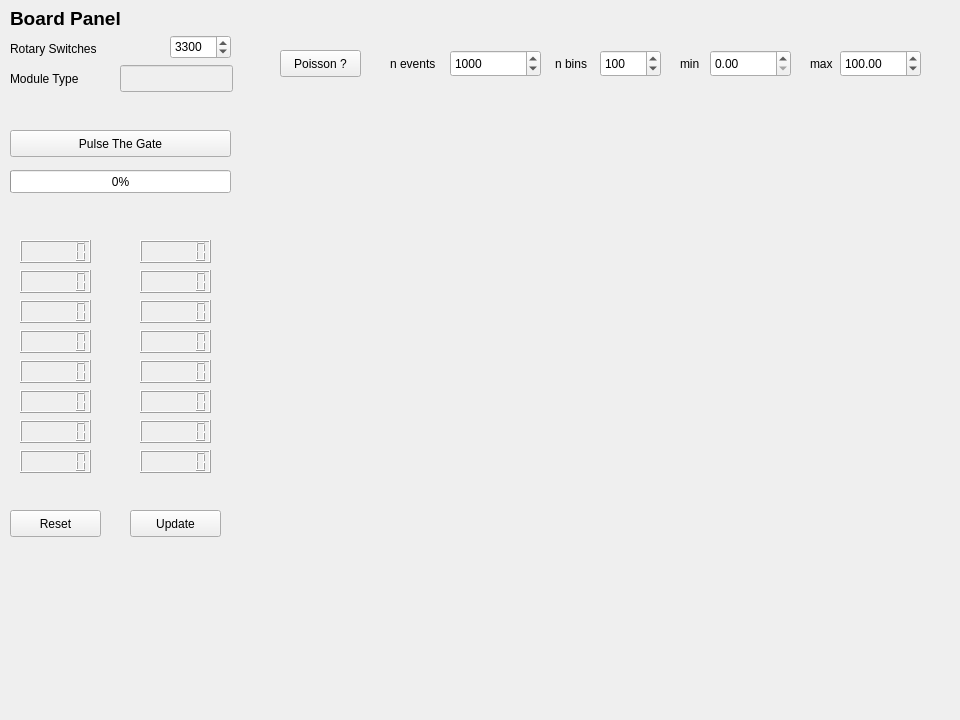
<?xml version="1.0" encoding="UTF-8"?>
<ui version="4.0">
 <class>scaler</class>
 <widget class="QWidget" name="scaler">
  <property name="geometry">
   <rect>
    <x>0</x>
    <y>0</y>
    <width>960</width>
    <height>720</height>
   </rect>
  </property>
  <property name="windowTitle">
   <string>Form</string>
  </property>
  <widget class="QLabel" name="label_scaler_2">
   <property name="geometry">
    <rect>
     <x>10</x>
     <y>40</y>
     <width>121</width>
     <height>17</height>
    </rect>
   </property>
   <property name="text">
    <string>Rotary Switches</string>
   </property>
  </widget>
  <widget class="QPushButton" name="pushButton_scaler_poisson">
   <property name="geometry">
    <rect>
     <x>280</x>
     <y>50</y>
     <width>81</width>
     <height>27</height>
    </rect>
   </property>
   <property name="text">
    <string>Poisson ?</string>
   </property>
  </widget>
  <widget class="QDoubleSpinBox" name="doubleSpinBox_scaler_cmin">
   <property name="geometry">
    <rect>
     <x>710</x>
     <y>50</y>
     <width>81</width>
     <height>27</height>
    </rect>
   </property>
  </widget>
  <widget class="QPushButton" name="pushButton_scaler_pulse">
   <property name="geometry">
    <rect>
     <x>10</x>
     <y>130</y>
     <width>221</width>
     <height>27</height>
    </rect>
   </property>
   <property name="text">
    <string>Pulse The Gate</string>
   </property>
  </widget>
  <widget class="QLabel" name="label_scaler_1">
   <property name="geometry">
    <rect>
     <x>10</x>
     <y>10</y>
     <width>121</width>
     <height>17</height>
    </rect>
   </property>
   <property name="font">
    <font>
     <pointsize>14</pointsize>
     <weight>75</weight>
     <bold>true</bold>
    </font>
   </property>
   <property name="text">
    <string>Board Panel</string>
   </property>
  </widget>
  <widget class="QPushButton" name="pushButton_scaler_reset">
   <property name="geometry">
    <rect>
     <x>10</x>
     <y>510</y>
     <width>91</width>
     <height>27</height>
    </rect>
   </property>
   <property name="text">
    <string>Reset</string>
   </property>
  </widget>
  <widget class="QPushButton" name="pushButton_scaler_update">
   <property name="geometry">
    <rect>
     <x>130</x>
     <y>510</y>
     <width>91</width>
     <height>27</height>
    </rect>
   </property>
   <property name="text">
    <string>Update</string>
   </property>
  </widget>
  <widget class="QCustomPlot" name="qcp_scaler" native="true">
   <property name="geometry">
    <rect>
     <x>280</x>
     <y>90</y>
     <width>641</width>
     <height>541</height>
    </rect>
   </property>
  </widget>
  <widget class="QLabel" name="label_8">
   <property name="geometry">
    <rect>
     <x>680</x>
     <y>55</y>
     <width>31</width>
     <height>17</height>
    </rect>
   </property>
   <property name="text">
    <string>min</string>
   </property>
  </widget>
  <widget class="QWidget" name="widget" native="true">
   <property name="geometry">
    <rect>
     <x>10</x>
     <y>230</y>
     <width>221</width>
     <height>261</height>
    </rect>
   </property>
   <widget class="QLCDNumber" name="scaler_ch7_lcdNumber">
    <property name="geometry">
     <rect>
      <x>10</x>
      <y>220</y>
      <width>71</width>
      <height>23</height>
     </rect>
    </property>
    <property name="digitCount">
     <number>6</number>
    </property>
   </widget>
   <widget class="QLCDNumber" name="scaler_ch2_lcdNumber">
    <property name="geometry">
     <rect>
      <x>10</x>
      <y>70</y>
      <width>71</width>
      <height>23</height>
     </rect>
    </property>
    <property name="digitCount">
     <number>6</number>
    </property>
   </widget>
   <widget class="QLCDNumber" name="scaler_ch5_lcdNumber">
    <property name="geometry">
     <rect>
      <x>10</x>
      <y>160</y>
      <width>71</width>
      <height>23</height>
     </rect>
    </property>
    <property name="digitCount">
     <number>6</number>
    </property>
   </widget>
   <widget class="QLCDNumber" name="scaler_ch0_lcdNumber">
    <property name="geometry">
     <rect>
      <x>10</x>
      <y>10</y>
      <width>71</width>
      <height>23</height>
     </rect>
    </property>
    <property name="digitCount">
     <number>6</number>
    </property>
   </widget>
   <widget class="QLCDNumber" name="scaler_ch6_lcdNumber">
    <property name="geometry">
     <rect>
      <x>10</x>
      <y>190</y>
      <width>71</width>
      <height>23</height>
     </rect>
    </property>
    <property name="digitCount">
     <number>6</number>
    </property>
   </widget>
   <widget class="QLCDNumber" name="scaler_ch3_lcdNumber">
    <property name="geometry">
     <rect>
      <x>10</x>
      <y>100</y>
      <width>71</width>
      <height>23</height>
     </rect>
    </property>
    <property name="digitCount">
     <number>6</number>
    </property>
   </widget>
   <widget class="QLCDNumber" name="scaler_ch1_lcdNumber">
    <property name="geometry">
     <rect>
      <x>10</x>
      <y>40</y>
      <width>71</width>
      <height>23</height>
     </rect>
    </property>
    <property name="digitCount">
     <number>6</number>
    </property>
   </widget>
   <widget class="QLCDNumber" name="scaler_ch4_lcdNumber">
    <property name="geometry">
     <rect>
      <x>10</x>
      <y>130</y>
      <width>71</width>
      <height>23</height>
     </rect>
    </property>
    <property name="digitCount">
     <number>6</number>
    </property>
   </widget>
   <widget class="QLCDNumber" name="scaler_ch11_lcdNumber">
    <property name="geometry">
     <rect>
      <x>130</x>
      <y>100</y>
      <width>71</width>
      <height>23</height>
     </rect>
    </property>
    <property name="digitCount">
     <number>6</number>
    </property>
   </widget>
   <widget class="QLCDNumber" name="scaler_ch8_lcdNumber">
    <property name="geometry">
     <rect>
      <x>130</x>
      <y>10</y>
      <width>71</width>
      <height>23</height>
     </rect>
    </property>
    <property name="digitCount">
     <number>6</number>
    </property>
   </widget>
   <widget class="QLCDNumber" name="scaler_ch9_lcdNumber">
    <property name="geometry">
     <rect>
      <x>130</x>
      <y>40</y>
      <width>71</width>
      <height>23</height>
     </rect>
    </property>
    <property name="digitCount">
     <number>6</number>
    </property>
   </widget>
   <widget class="QLCDNumber" name="scaler_ch10_lcdNumber">
    <property name="geometry">
     <rect>
      <x>130</x>
      <y>70</y>
      <width>71</width>
      <height>23</height>
     </rect>
    </property>
    <property name="digitCount">
     <number>6</number>
    </property>
   </widget>
   <widget class="QLCDNumber" name="scaler_ch12_lcdNumber">
    <property name="geometry">
     <rect>
      <x>130</x>
      <y>130</y>
      <width>71</width>
      <height>23</height>
     </rect>
    </property>
    <property name="digitCount">
     <number>6</number>
    </property>
   </widget>
   <widget class="QLCDNumber" name="scaler_ch13_lcdNumber">
    <property name="geometry">
     <rect>
      <x>130</x>
      <y>160</y>
      <width>71</width>
      <height>23</height>
     </rect>
    </property>
    <property name="digitCount">
     <number>6</number>
    </property>
   </widget>
   <widget class="QLCDNumber" name="scaler_ch14_lcdNumber">
    <property name="geometry">
     <rect>
      <x>130</x>
      <y>190</y>
      <width>71</width>
      <height>23</height>
     </rect>
    </property>
    <property name="digitCount">
     <number>6</number>
    </property>
   </widget>
   <widget class="QLCDNumber" name="scaler_ch15_lcdNumber">
    <property name="geometry">
     <rect>
      <x>130</x>
      <y>220</y>
      <width>71</width>
      <height>23</height>
     </rect>
    </property>
    <property name="digitCount">
     <number>6</number>
    </property>
   </widget>
  </widget>
  <widget class="QLabel" name="label_7">
   <property name="geometry">
    <rect>
     <x>810</x>
     <y>55</y>
     <width>41</width>
     <height>17</height>
    </rect>
   </property>
   <property name="text">
    <string>max</string>
   </property>
  </widget>
  <widget class="QSpinBox" name="spinBox_scaler_nbins">
   <property name="geometry">
    <rect>
     <x>600</x>
     <y>50</y>
     <width>61</width>
     <height>27</height>
    </rect>
   </property>
   <property name="minimum">
    <number>1</number>
   </property>
   <property name="maximum">
    <number>10000</number>
   </property>
   <property name="value">
    <number>100</number>
   </property>
  </widget>
  <widget class="QDoubleSpinBox" name="doubleSpinBox_scaler_cmax">
   <property name="geometry">
    <rect>
     <x>840</x>
     <y>50</y>
     <width>81</width>
     <height>27</height>
    </rect>
   </property>
   <property name="maximum">
    <double>5000.000000000000000</double>
   </property>
   <property name="value">
    <double>100.000000000000000</double>
   </property>
  </widget>
  <widget class="QProgressBar" name="progressBar_scaler_pulse">
   <property name="geometry">
    <rect>
     <x>10</x>
     <y>170</y>
     <width>221</width>
     <height>23</height>
    </rect>
   </property>
   <property name="value">
    <number>0</number>
   </property>
  </widget>
  <widget class="QLabel" name="label_9">
   <property name="geometry">
    <rect>
     <x>555</x>
     <y>55</y>
     <width>51</width>
     <height>17</height>
    </rect>
   </property>
   <property name="text">
    <string>n bins</string>
   </property>
  </widget>
  <widget class="QLabel" name="label_scaler_10">
   <property name="geometry">
    <rect>
     <x>390</x>
     <y>55</y>
     <width>67</width>
     <height>17</height>
    </rect>
   </property>
   <property name="text">
    <string>n events</string>
   </property>
  </widget>
  <widget class="QSpinBox" name="spinBox_scaler_nevents">
   <property name="geometry">
    <rect>
     <x>450</x>
     <y>50</y>
     <width>91</width>
     <height>27</height>
    </rect>
   </property>
   <property name="minimum">
    <number>1</number>
   </property>
   <property name="maximum">
    <number>999999</number>
   </property>
   <property name="value">
    <number>1000</number>
   </property>
  </widget>
  <widget class="QSpinBox" name="spinBox_scaler_rotary_switches">
   <property name="geometry">
    <rect>
     <x>170</x>
     <y>35</y>
     <width>61</width>
     <height>24</height>
    </rect>
   </property>
   <property name="maximum">
    <number>65535</number>
   </property>
   <property name="value">
    <number>13056</number>
   </property>
   <property name="displayIntegerBase">
    <number>16</number>
   </property>
  </widget>
  <widget class="QLineEdit" name="lineEdit_scaler_module_type">
   <property name="enabled">
    <bool>false</bool>
   </property>
   <property name="geometry">
    <rect>
     <x>120</x>
     <y>65</y>
     <width>113</width>
     <height>27</height>
    </rect>
   </property>
  </widget>
  <widget class="QLabel" name="label">
   <property name="geometry">
    <rect>
     <x>10</x>
     <y>70</y>
     <width>101</width>
     <height>17</height>
    </rect>
   </property>
   <property name="text">
    <string>Module Type</string>
   </property>
  </widget>
 </widget>
 <customwidgets>
  <customwidget>
   <class>QCustomPlot</class>
   <extends>QWidget</extends>
   <header>qcustomplot.h</header>
   <container>1</container>
  </customwidget>
 </customwidgets>
 <resources/>
 <connections/>
</ui>
